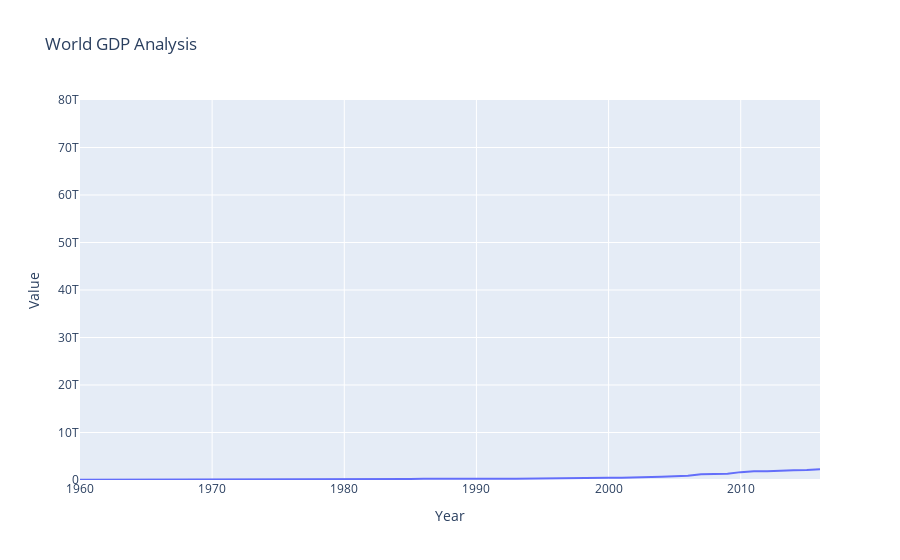

Source (notebook cell):
### Code cell
df_pr = df[df['Country Name'] == 'India']
fig = px.line(df_pr, x = 'Year', y = 'Value', title = 'World GDP Analysis', range_y = [0, 80000000000000])
fig
